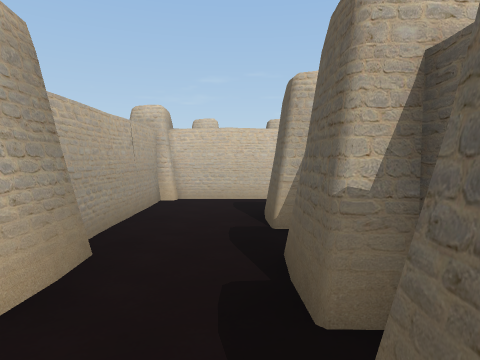
View 1 (above)

19 first-person views from a walk through a 3-D level made in the Unity game engine. The camera is 1.3 m above the floor, tilts 4° down and sees 75° across. The floor is counted in squares, 1 m on a side. Each view is taken from the middle of a square. On the plan, view 1 faces up. The plan holds only what a view shows up to about 14 squares ahead; the rest is blank.

View 2
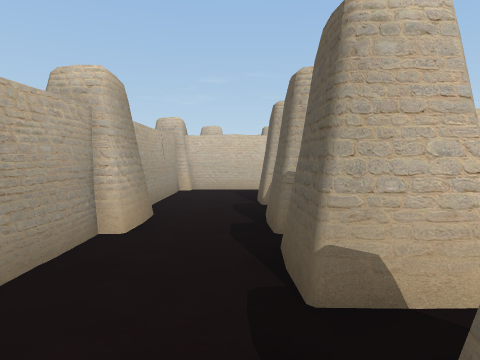

View 3
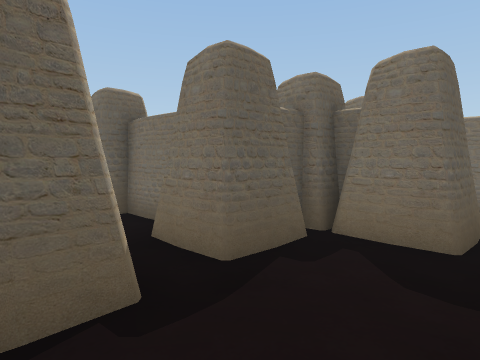

View 4
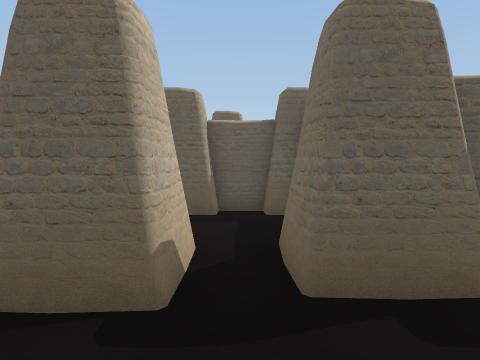

View 5
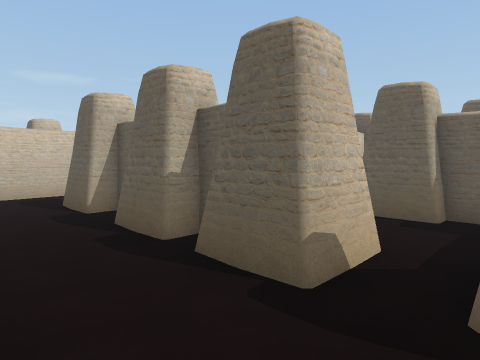

View 6
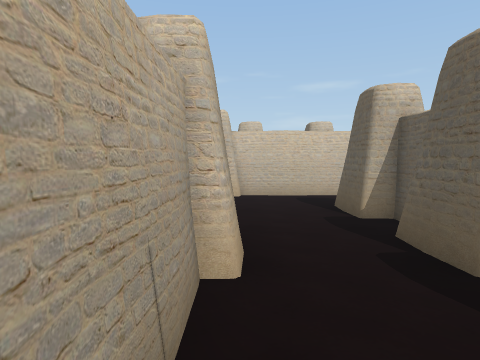

View 7
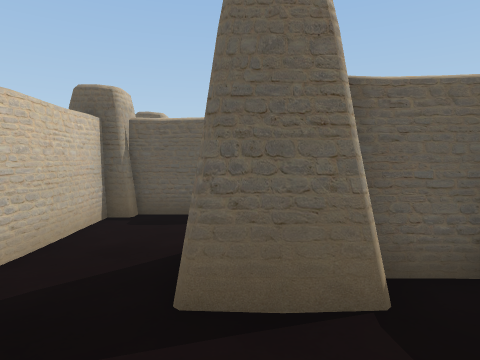

View 8
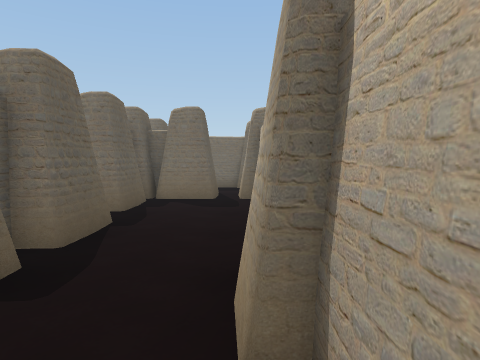

View 9
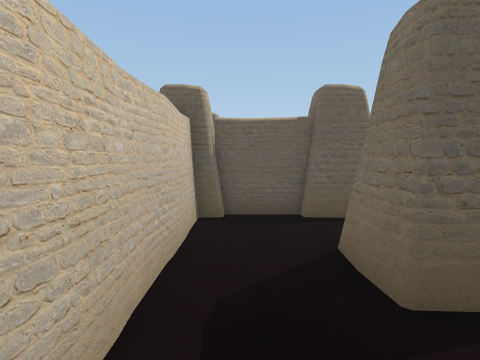

View 10
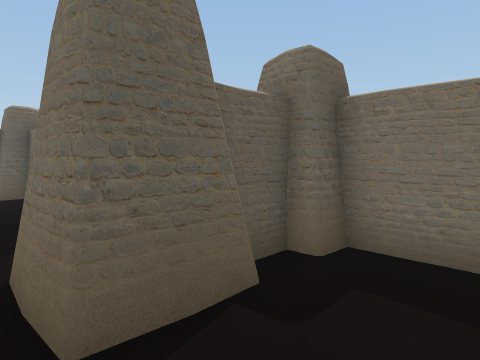

View 11
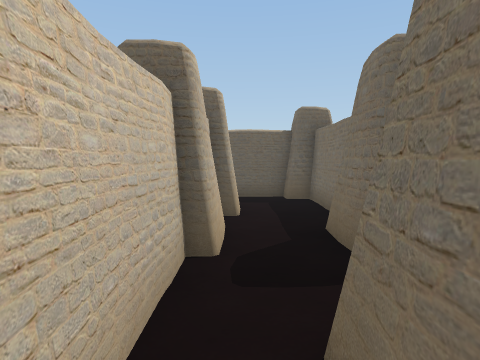

View 12
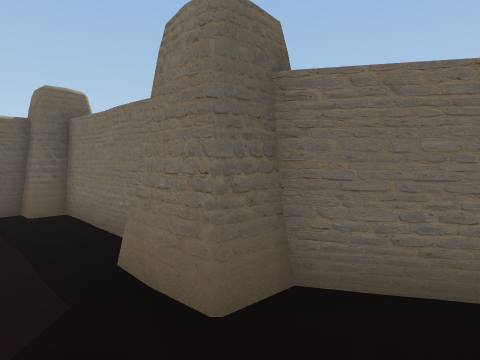

View 13
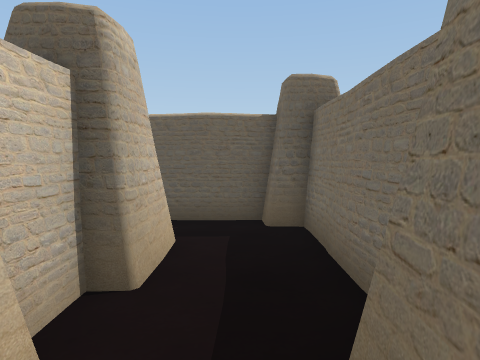

View 14
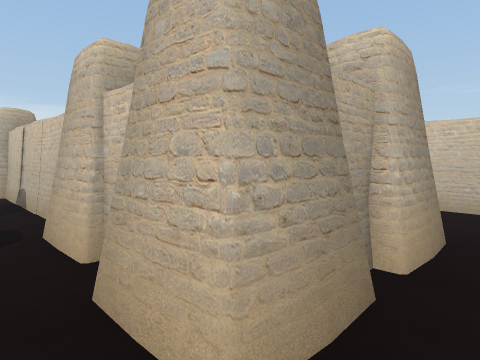

View 15
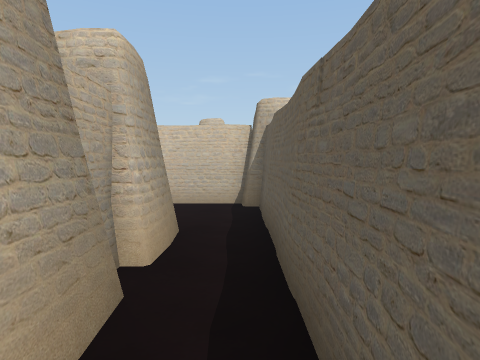

View 16
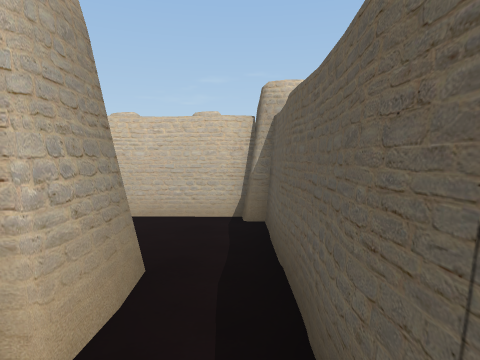

View 17
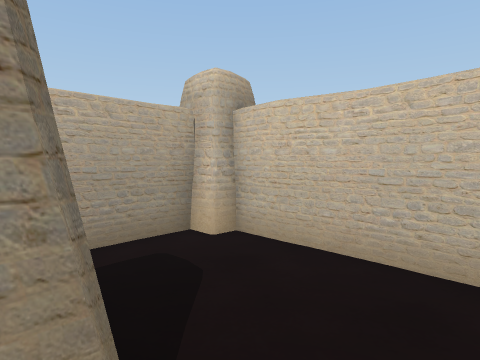

View 18
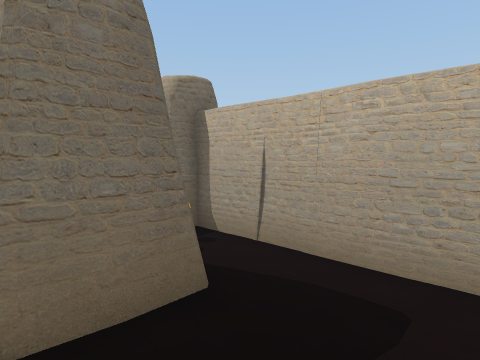

View 19
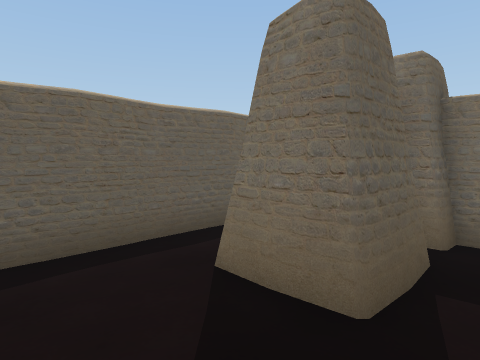

### Floor plan
Key: @ floor where view 1 was taken; # wall or solid block; . floor.
Columns run from 3 left of view 1 to 16 right of it. Each row starts with its distance up from view 1.
 10 #########    #######
  9 #.......#    #.....#
  8 #.......#    #.....#
  7 #...##..#    #.....#
  6 #...##  #    #.###.#
  5 #....#       #.###.#
  4 ##..##       ####..#
  3 ##..##############.#
  2 #...##.........###.#
  1 #...## .###........#
  0 #..@##..## .########
 -1  ........# ##
 -2  ...###.###
 -3  ...# ###
 -4 #####
 -5  #

Where each view was taken, in squares from view 1:
view 1: 0 up, 0 right, facing up
view 2: 3 down, 0 right, facing up
view 3: 1 up, 2 left, facing down-right
view 4: 1 down, 2 left, facing right
view 5: 2 down, 2 left, facing up-right
view 6: 1 down, 2 left, facing up
view 7: 7 up, 2 left, facing right
view 8: 6 up, 2 left, facing down
view 9: 9 up, 2 left, facing right
view 10: 2 up, 3 right, facing down-right
view 11: 2 up, 5 right, facing right
view 12: 2 up, 7 right, facing down-right
view 13: 1 up, 9 right, facing right
view 14: 1 up, 15 right, facing up-left
view 15: 1 up, 15 right, facing up
view 16: 3 up, 15 right, facing up
view 17: 6 up, 15 right, facing up-left
view 18: 9 up, 14 right, facing down-left
view 19: 9 up, 11 right, facing down-right
